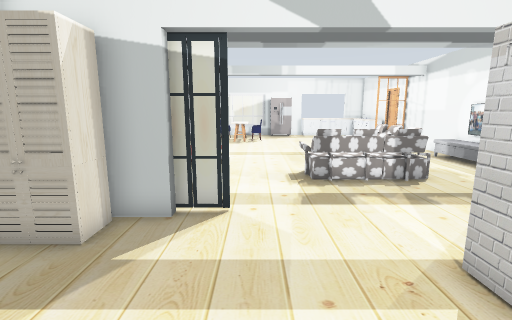
[1] (above)

20 first-person views from a walk through a robot-simulator world made for Gazebo. The camera is 1.3 m above the floor, tilts 10° down and sees 85° across. The floor is counted in squares, 0.5 m on a side. Each view is taken from the middle of a square. On the plan, view 1 faces up. The plan holds only what a view shows up to about 19 squares ahead; the rest is blank. Some surface patterns are stand-ins.

[2]
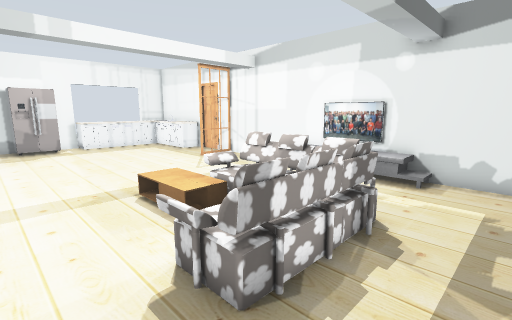

[3]
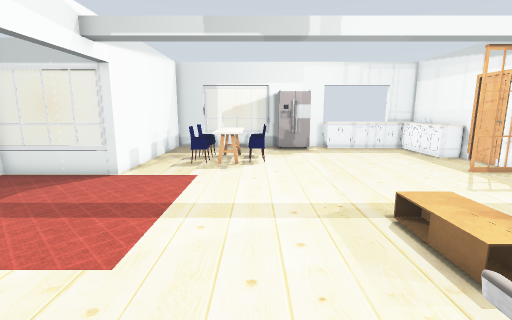

[4]
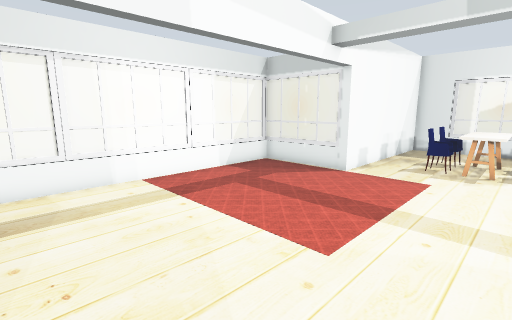

[5]
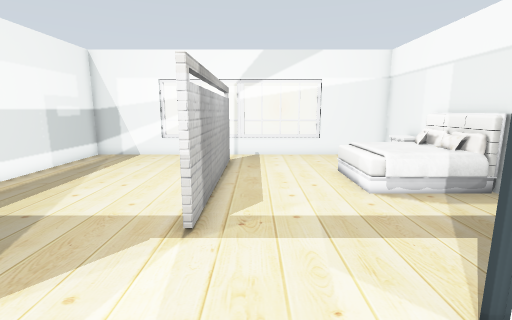

[6]
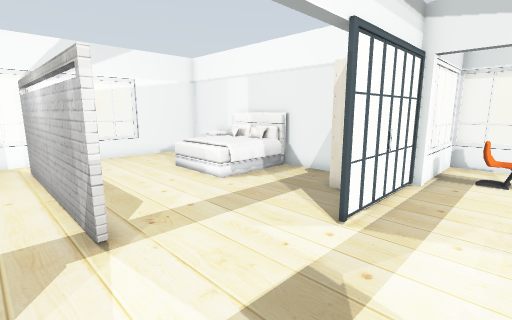

[7]
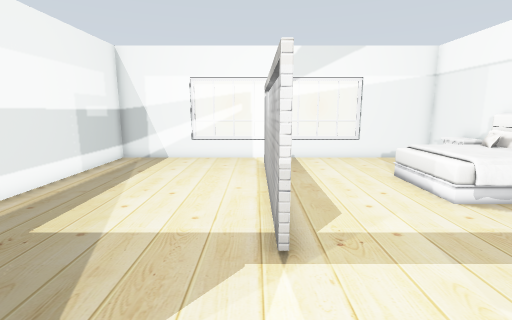

[8]
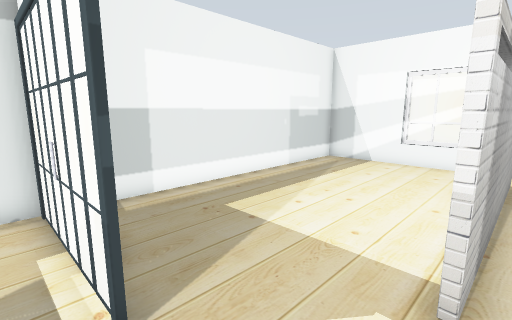

[9]
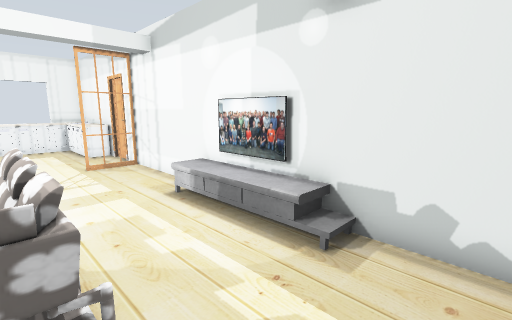

[10]
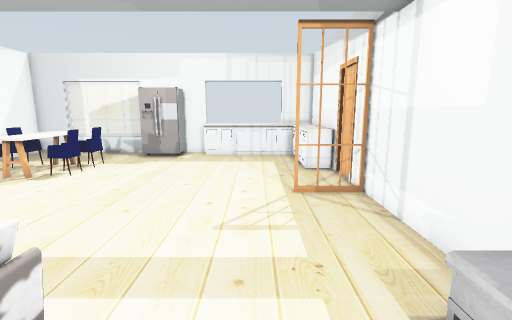

[11]
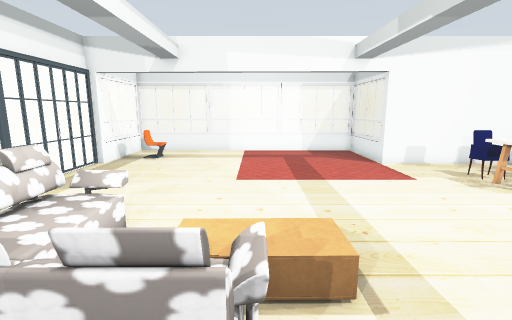

[12]
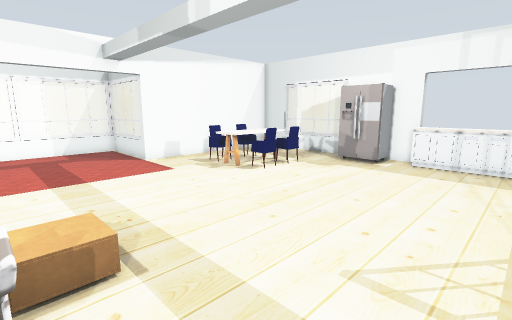

[13]
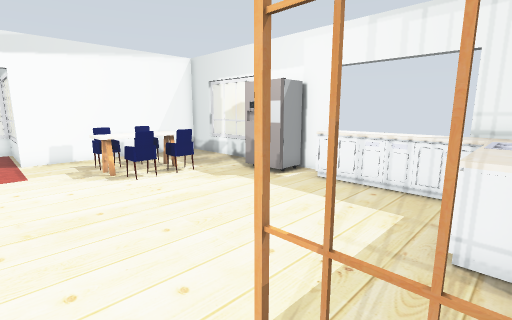

[14]
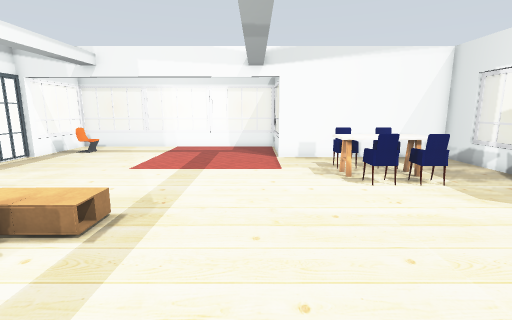

[15]
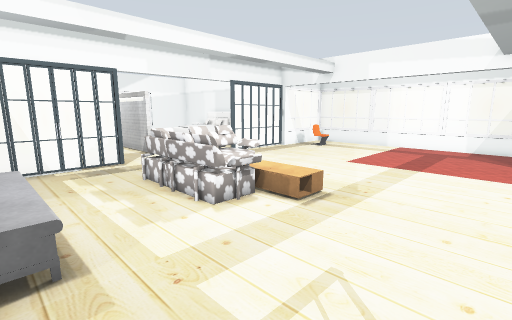

[16]
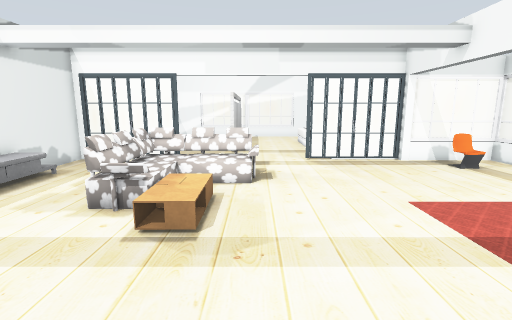

[17]
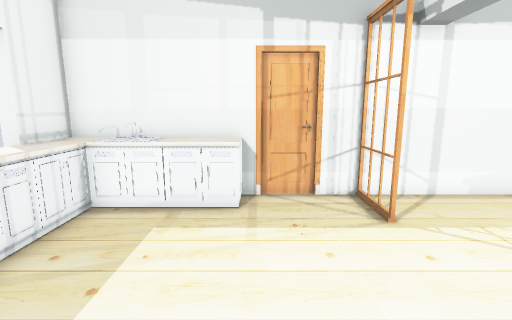

[18]
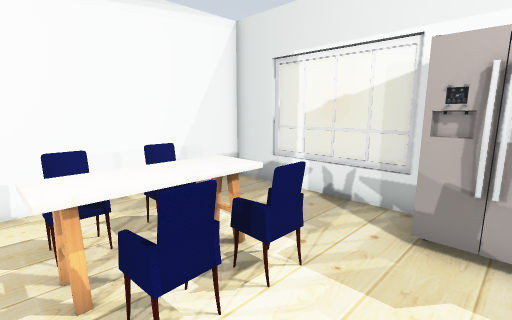

[19]
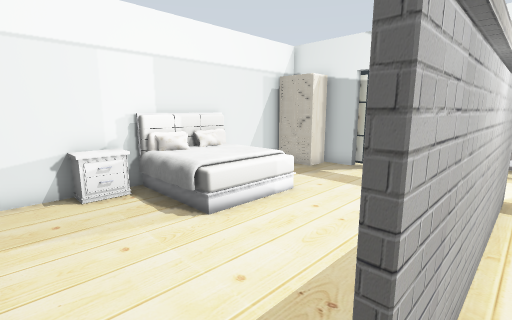

[20]
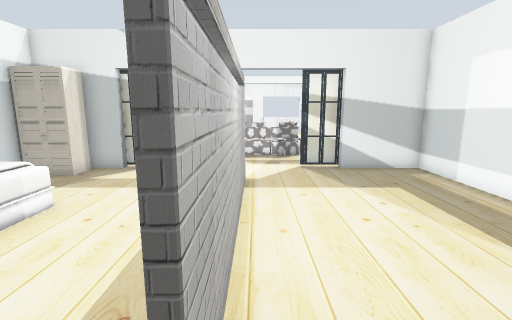

### Floor plan
Key: @ floor where view 1 was taken; # wall or solid block; . floor; = window, fence, low wall or low ledge; C TV cabinet; T TV; S sofa; L door leaf; W wardrobe; F fridge; K kitchen cabinet; E coffee table; I kitchen table; H chair; N window; B bed; G nightstand; O other object.
Columns run from 11 left of view 1 to 12 right of it. Each row starts with its distance up from view 1.
 31      ######N#####    ###
 30      #.......FF.KKKKKKK#
 29      #.......FF......KK#
 28      #...............KK#
 27      #...II..........KK#
 26      #..HHIH.........KK#
 25      #...IIH...........#
 24      #..HHIH...........L
 23      #.................O
 22 #==###..............LLL#
 21 #NNN...................#
 20 #.       ..............#
 19 N.       ..............#
 18 #.       ..............#
 17 #.       ..............#
 16 N.       ......E.....CC#
 15 N.       ......EES...CT#
 14 N..............EES...CT#
 13 N...............SS....T#
 12 #............SSSSS....T#
 11 #............SSSSS....C#
 10 #..H.............S.....#
  9 N..H...................#
  8 #......................#
  7 #NNNN###L#L......LL#L###
  6      #WW...............#
  5      #WW...............#
  4      #........#........#
  3      #........#........#
  2      #........#........#
  1      #BBBB....#........#
  0      #BBBB.@..#........#
 -1      #BBBB....#........#
 -2      #BBBB....#........#
 -3      #G.......#........#
 -4      #G.......#........#
 -5      #.................#
 -6      #.................#
 -7      #####NNNN#NNNN#####

Positions as (right, up) in squares from view 1, and headings:
1: (0, 0), facing up
2: (0, 8), facing up-right
3: (0, 10), facing up
4: (0, 10), facing up-left
5: (2, 10), facing down
6: (5, 10), facing down-left
7: (4, 9), facing down
8: (3, 8), facing down-right
9: (6, 8), facing up-right
10: (8, 13), facing up
11: (8, 15), facing left
12: (9, 15), facing up-left
13: (11, 20), facing up-left
14: (10, 20), facing left
15: (11, 21), facing down-left
16: (2, 22), facing down
17: (3, 25), facing right
18: (3, 23), facing up-left
19: (4, -6), facing up-left
20: (4, -6), facing up
